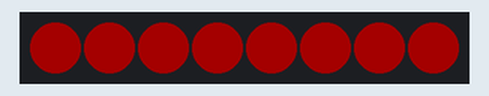
Recording of a program running on a simulated Raspberry Pi Pico running MicroPython. On the bench: 8 RGB LEDs in strip order, left to right. Dim RGB values are drawn brighter than linear; what the program prints to the serial console is not drawn.

Above: at 0.1 s.
At 1.3 s:
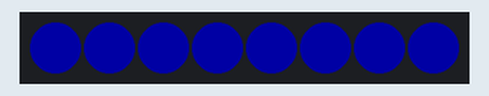
At 2.5 s:
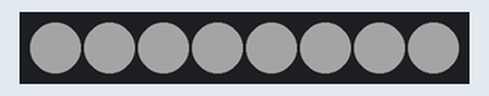
At 4.18 s:
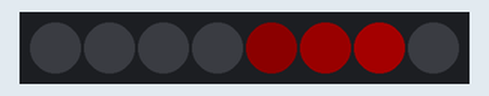
At 5.98 s:
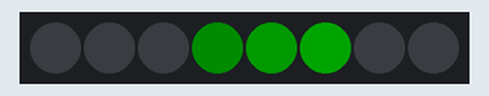
At 9.6 s:
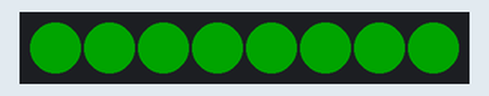
Timing chart, 0 to 40.0 s (numbered marks = the images above):
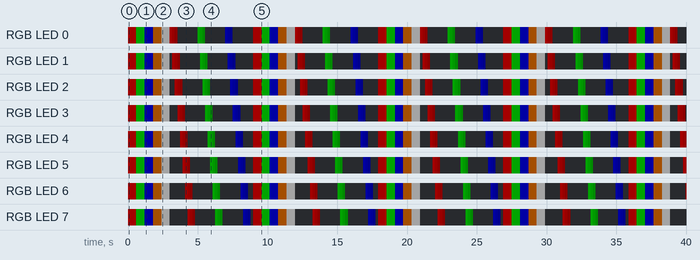

Measured:
- by itself, everything shown: repeats every 9.0 s, in 38 steps
- what the display in image 1 shows lasts 0.6 s, from 1.2 s to 1.8 s

The program:

led_test.py
```python
# micropython/led_test.py — eki-bin V1 hardware bring-up
# Hello-world for the AE-WS2812B-STICK8 (8 × WS2812B) on Raspberry Pi Pico 2W.
#
# Wiring (see docs/hardware.md):
#   Pico VBUS (pin 40) → stick VCC (5V)
#   Pico GND  (pin 38) → stick GND
#   Pico GP6  (pin  9) → stick DIN
#
# Run it without flashing:   make led-test     (mpremote run micropython/led_test.py)
#
# [→ Rust/V2] In Embassy this becomes a PIO program: the RP2350's programmable
#             I/O blocks generate the tight 800kHz WS2812B waveform in hardware,
#             so the CPU isn't busy bit-banging. `neopixel` here is the
#             MicroPython frozen-module stand-in for that.

import time

from machine import Pin
from neopixel import NeoPixel

# ── Configuration ────────────────────────────────────────────────
DATA_PIN = 2  # GP6 — shared data line for V1 and V2 (see hardware.md)
NUM_LEDS = 8  # AE-WS2812B-STICK8 has 8 LEDs
BRIGHTNESS = 0.15  # 0.0–1.0. Keep it low: 8 LEDs at full white ≈ 480mA off VBUS,
# and it's blinding from a hand's distance. 0.15 is ample for
# a bring-up — bump it later once you trust the wiring.

# NeoPixel wraps an output Pin and the LED count. WS2812B is physically GRB
# order, but MicroPython's driver handles that for us, so we always write (r,g,b).
np = NeoPixel(Pin(DATA_PIN, Pin.OUT), NUM_LEDS)

# Named colours at full scale; BRIGHTNESS is applied at write time.
RED = (255, 0, 0)
GREEN = (0, 255, 0)
BLUE = (0, 0, 255)
AMBER = (255, 120, 0)
WHITE = (255, 255, 255)


def scale(color):
    """Apply BRIGHTNESS to an (r, g, b) tuple. Integer math, 0–255 per channel."""
    return tuple(int(c * BRIGHTNESS) for c in color)


def fill(color):
    """Set every LED to one colour and latch it to the strip."""
    c = scale(color)
    for i in range(NUM_LEDS):
        np[i] = c
    np.write()  # nothing changes on the strip until write() clocks the data out


def clear():
    fill((0, 0, 0))


def solid_cycle(hold=0.6):
    """Flood the whole stick with each colour in turn — confirms all 8 light and
    that red/green/blue channels are wired and ordered correctly."""
    for name, color in (
        ("RED", RED),
        ("GREEN", GREEN),
        ("BLUE", BLUE),
        ("AMBER", AMBER),
        ("WHITE", WHITE),
    ):
        print("  fill", name)
        fill(color)
        time.sleep(hold)


def chase(color, delay=0.18, trail=3):
    """Moving dot with a fading tail. The head is full BRIGHTNESS; each
    trailing LED is dimmer, so the eye reads motion rather than a lone pixel."""
    for head in range(NUM_LEDS + trail):  # +trail so the tail walks off the end
        for i in range(NUM_LEDS):
            dist = head - i
            if 0 <= dist <= trail:
                fade = (trail - dist) / trail  # 1.0 at head → 0 at tail end
                np[i] = tuple(int(c * BRIGHTNESS * fade) for c in color)
            else:
                np[i] = (0, 0, 0)
        np.write()
        time.sleep(delay)


def main():
    print("\n══ eki-bin LED test ══════════════════════════════")
    print(
        "  {} LEDs on GP{}, brightness {:.0f}%".format(
            NUM_LEDS, DATA_PIN, BRIGHTNESS * 100
        )
    )
    print("  Ctrl+C to stop\n")
    try:
        while True:
            solid_cycle()
            print("  chase ↓")
            for color in (RED, GREEN, BLUE):
                chase(color)
    except KeyboardInterrupt:
        pass
    finally:
        clear()  # always leave the strip dark on exit
        print("\n  cleared — bye")


main()
```
